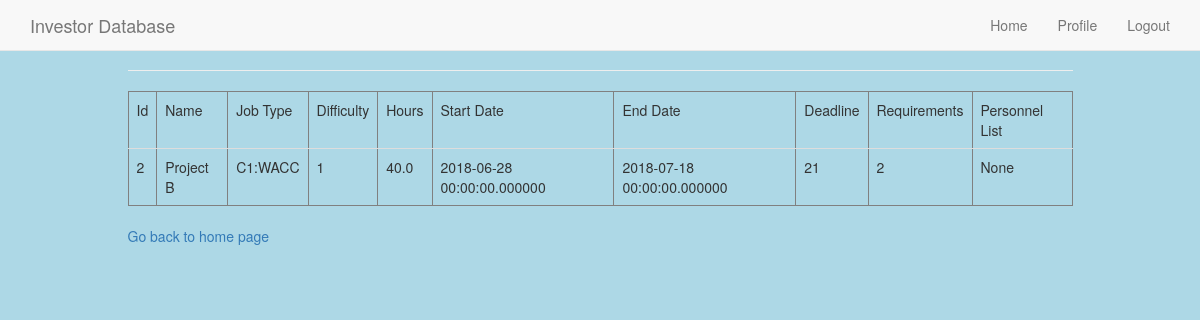
Page /viewengagements (signed in) on the committed database.
### app/models.py (models this page shows, shortened)
class User(UserMixin,db.Model):
    id = db.Column(db.Integer, primary_key=True)
    username = db.Column(db.String(64), index=True, unique=True)
    email = db.Column(db.String(120), index=True, unique=True)
    password_hash = db.Column(db.String(128))
    posts = db.relationship('Post', backref='author', lazy='dynamic')
    last_seen = db.Column(db.DateTime, default=datetime.utcnow)
    access = db.Column(db.Integer, default = 1)

### app/routes.py (the view)
@app.route('/viewengagements')
def viewengagements():
  engine = create_engine('sqlite:///Schedule.db', echo=False)
  Base = declarative_base()
  Session = sessionmaker(bind=engine)
  s = Session() #Connection to the system
  Base.metadata.create_all(engine)
  rows = s.execute('Select * from jobs')
  return render_template("view_engagements.html",rows = rows)

### app/models.py (called while the page is built)
@login.user_loader
def load_user(id):
    return User.query.get(int(id))

### app/routes.py (called while the page is built)
@app.before_request
def before_request():
    if current_user.is_authenticated:
        current_user.last_seen = datetime.utcnow()
        db.session.commit()

### app/templates/view_engagements.html
{% extends "base.html" %}
{% block app_content %}
      <table class="table table-hover" border = 1>
         <thead>
            <td>Id</td>
            <td>Name</td>
            <td>Job Type</td>
            <td>Difficulty</td>
            <td>Hours</td>
            <td>Start Date</td>
            <td>End Date</td>
            <td>Deadline</td>
            <td>Requirements</td>
            <td>Personnel List</td>
         </thead>
         {% for row in rows %}
            <tr>
               <td>{{row["id"]}}</td>
               <td>{{row["name"]}}</td>
               <td> {{ row["jobtype"]}}</td>
               <td>{{row['difficulty']}}</td>
               <td>{{row["hours"]}}</td>
               <td>{{row["startdate"]}}</td>
               <td> {{ row["enddate"]}}</td>
               <td>{{row['deadline']}}</td>
               <td>{{row["requirement"]}}</td>
               <td> {{ row["personnel_list"]}}</td>
            </tr>
         {% endfor %}
      </table>
      <a href = "/">Go back to home page</a>
{% endblock %}

### rows in the picture
User: id "2", name "Project B", jobtype "C1:WACC", difficulty "1", hours "40.0", startdate "2018-06-28 00:00:00.000000", enddate "2018-07-18 00:00:00.000000", deadline "21", requirement "2", personnel_list "None"
